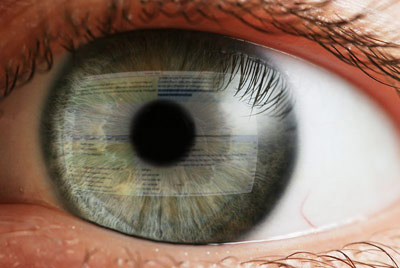
//> input picture samples/pupil_detection/eye.jpg, 400 x 268 px
$ ./test   (built with g++ and OpenCV 4)
//> lines starting //> are read from the running program, lines starting //| are printed output that depends on the picture; after the words box and inside, x2 and y2 are one past the last pixel; in counts of white or black regions, pixels touching at a corner belong together
#include <opencv2/core.hpp>
#include <opencv2/imgproc.hpp>
#include <opencv2/highgui.hpp>
#include <opencv2/videoio.hpp>

#include <iostream>
#include <cmath>

using namespace std;
using namespace cv;

int main(int argc, char** argv) {
    string sourceName = "eye.jpg";
    string croppedEye = "noGlare.png";
    string sourceDisplay = "Source image";
    string grayDisplay = "Grayed image";
    string inversedSourceDisplay = "Inversed Source Image";
    string thresholdDisplay = "Threshold Image";

    Mat src = imread(sourceName);
//> src is the input picture: 268 rows x 400 cols, CV_8UC3; mean B, G, R 99.5, 114.2, 136.3
    Mat graySource;
    Mat thresholdImage;
    VideoCapture cap;
    int status = 0;
    cap.open(0);

    if (cap.isOpened()) {
        while(status != 1)
        {
            if(status == 2) {
                //take snapshot of image.
                cap >> src;
            }

            else if(status == 4) {
                src = imread(sourceName);
            }

            else {
                //default is sample pic
                src = imread(croppedEye);
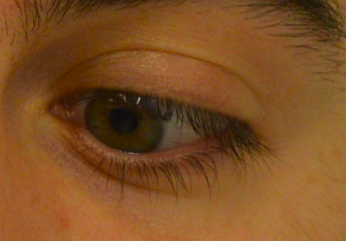
//> input picture samples/pupil_detection/noGlare.png, 346 x 241 px
//> src is the input picture: 241 rows x 346 cols, CV_8UC3; mean B, G, R 35.9, 79.1, 126.4
            }

            if(src.empty()) {
                break;
            }

            //The '~' inverts the image.
            cvtColor(~src, graySource, CV_BGR2GRAY);
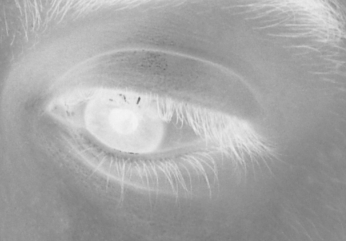
//> graySource: 241 rows x 346 cols, CV_8UC1; min 109, max 244, mean 166.7

            //Calculate Threshold of the image.
            threshold(graySource, thresholdImage, 230, 255, THRESH_BINARY);
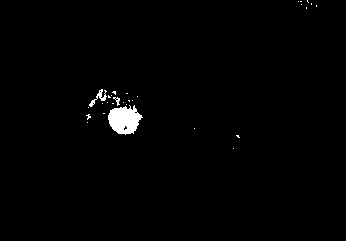
//> thresholdImage: 241 rows x 346 cols, CV_8UC1; 1.1% white; 29 white regions (26 under 20 px)

            //Remove the noise in the image
            //Find all the contours
            vector<vector<Point> > contours;
            vector<Vec4i> hierarchy;
            vector<Vec3f> circles;

            if(status == 5) {
                // [12 lines of commented-out code are left out]
                cv::Mat img,img2;
                std::vector<cv::Vec3f> cir_vec;
                img = cv::imread("cropped_high_quality.png",1);
                //cv::bilateralFilter(img, img2, 15, 1000, 1000);
                cv::cvtColor(~img, img2,CV_BGR2GRAY);
                threshold(img2, thresholdImage, 230, 255, THRESH_BINARY);
                cv::HoughCircles(thresholdImage, cir_vec, CV_HOUGH_GRADIENT, 1,300,150, 10);
                cv::circle(thresholdImage,cv::Point(cir_vec[0][0],cir_vec[0][1]),cir_vec[0][2],cv::Scalar(126),2);
                cv::imshow("test",thresholdImage);
            }
            //findContours(thresholdImage.clone(), contours, CV_RETR_EXTERNAL, CV_CHAIN_APPROX_NONE);

            else if(status == 6) {
                // [28 lines of commented-out code are left out]
            }

            else if(status == 7) {
                Mat src, src_gray;
                Mat dst, detected_edges;

                int edgeThresh = 1;
                int lowThreshold;
                int const max_lowThreshold = 100;
                int ratio = 3;
                int kernel_size = 3;
                string window_name = "Edge Map";

                /// Load an image
                src = imread( sourceName );

                if( !src.data )
                {
                    return -1;
                 }

                 /// Create a matrix of the same type and size as src (for dst)
                dst.create( src.size(), src.type() );

                /// Convert the image to grayscale
                cvtColor( src, src_gray, CV_BGR2GRAY );

                /// Create a window
                namedWindow( window_name, CV_WINDOW_AUTOSIZE );

                /// Create a Trackbar for user to enter threshold
                createTrackbar( "Min Threshold:", window_name, &lowThreshold, max_lowThreshold, CannyThreshold );

                /// Reduce noise with a kernel 3x3
                blur( src_gray, detected_edges, Size(3,3) );

                /// Canny detector
                Canny( detected_edges, detected_edges, lowThreshold, lowThreshold*ratio, kernel_size );

                /// Using Canny's output as a mask, we display our result
                dst = Scalar::all(0);

                src.copyTo( dst, detected_edges);
                imshow( window_name, dst );
            }

            else {
                findContours( thresholdImage.clone(), contours, hierarchy, CV_RETR_EXTERNAL, CV_CHAIN_APPROX_SIMPLE, Point(0, 0) );
//> contours = 29 contours, 27 with area under 20; largest, box (x1, y1, x2, y2) and area: (108, 105, 143, 135) 663, (89, 89, 107, 107) 60

                //Fill in the holes for each contour
                drawContours(thresholdImage, contours, -1, CV_RGB(255, 255, 255), CV_CHAIN_APPROX_SIMPLE);
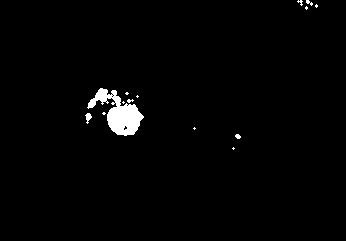
//> thresholdImage: 241 rows x 346 cols, CV_8UC1; 1.6% white; 14 white regions (10 under 20 px), largest, box (x1, y1, x2, y2) and area: (87, 88, 144, 136) 1191, (85, 113, 92, 124) 42, (235, 134, 241, 139) 22, (306, 0, 313, 6) 21

                //go through every circle to look for the pupil
                for(int i = 0; i < contours.size(); i++) {
                    double area = contourArea(contours[i]);
                    Rect rect = boundingRect(contours[i]);
                    int radius = rect.width/2;

                    //look for round shapes
                    if(area >= 30 &&
                        abs(1 - ((double)rect.width / (double)rect.height)) <= 0.2 &&
                        abs(1 - (area / (CV_PI * pow(radius,2)))) <= 0.2)
                    {
                        circle(src, Point(rect.x + radius, rect.y + radius), radius, CV_RGB(255, 0, 0),2);
                    }
                }
//> this loop made 29 passes
//> (area, rect, radius) on passes 8, 22: (663, Rect(108, 105, 35, 30), 17), (60, Rect(89, 89, 18, 18), 9)

                namedWindow(inversedSourceDisplay, CV_WINDOW_AUTOSIZE);
                namedWindow(sourceDisplay, 0);
                namedWindow(thresholdDisplay, CV_WINDOW_AUTOSIZE);
                namedWindow(grayDisplay, CV_WINDOW_AUTOSIZE);

                resizeWindow(sourceDisplay, 1000, 1000);

                imshow(sourceDisplay, src);
                imshow(inversedSourceDisplay, graySource);
                imshow(thresholdDisplay, thresholdImage);
            }

            cout << "Press any key to exit" << endl;

            //Add input keys here

            switch(waitKey(30)) {
                case 27: { //'esc' key has been pressed, exit program.
                    status = 1;
        			return 0;
                }

                case 104: {
                    status = 5; //h has been pressed, will find circles via hough.
                    break;
                }

                case 112: { //p has been pressed, use webcam
                    status = 2;
                    break;
                }

                case 115: { //s has been pressed, use sample pic
                    status = 3;
                    break;
                }

                case 116: {
                    status = 4; //t has been pressed.
                    break;
                }

                case 117: {
                    status = 6; //u has been pressed
                    break;
                }

                case 118: {
                    status = 7;
                    break;
                }
            }
        }
    }

    //If the source image could not load...
    else {
       cout << "ERROR: could not open camera" << endl;
       return -1;
    }

    return 0;
}
